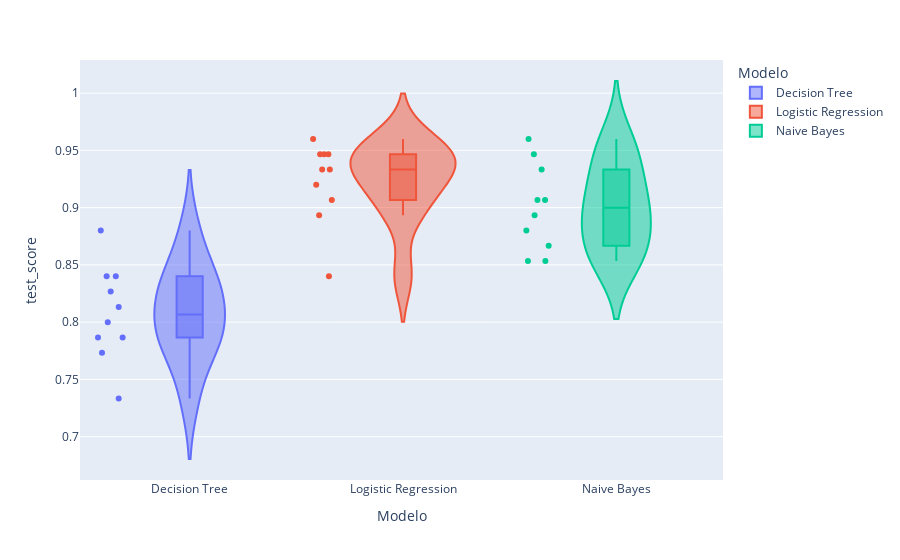

Notebook code for this chart:
### Code cell
# VALIDAÇÃO CRUZADA ESTRATIFICADA
from sklearn.model_selection import cross_validate, StratifiedKFold
skf = StratifiedKFold(n_splits = 10, 
                      shuffle = True, # embaralhamento dos dados
                      random_state = 5)

# INSTANCIANDO E VALIDANDO 3 MODELOS ISOLADAMENTE
#####################################################################
# MODELO 1 ##########################################################
from sklearn.tree import DecisionTreeClassifier
modelo1 = DecisionTreeClassifier(random_state=5, max_depth = 3)
cv_resultados1 = cross_validate(modelo1, x_treino, y_treino, cv = skf)
print(cv_resultados1['test_score'].mean())

# MODELO 2 ##########################################################
from sklearn.linear_model import LogisticRegression
from sklearn.pipeline import make_pipeline
from sklearn.pipeline import Pipeline
from sklearn.preprocessing import StandardScaler
#modelo2 = LogisticRegression(random_state=1)
modelo2 = make_pipeline(StandardScaler(), LogisticRegression(random_state=1))
cv_resultados2 = cross_validate(modelo2, x_treino, y_treino, cv = skf)
print(cv_resultados2['test_score'].mean())

# MODELO 3 ##########################################################
from sklearn.naive_bayes import GaussianNB
modelo3 = GaussianNB()
cv_resultados3 = cross_validate(modelo3, x_treino, y_treino, cv = skf)
print(cv_resultados3['test_score'].mean())

#####################################################################
df1 = pd.DataFrame(cv_resultados1)
df1['Modelo'] = 'Decision Tree'
df2 = pd.DataFrame(cv_resultados2)
df2['Modelo'] = 'Logistic Regression'
df3 = pd.DataFrame(cv_resultados3)
df3['Modelo'] = 'Naive Bayes'
dados_combinados = pd.concat([df1, df2, df3])
num_cat_hip(dados_combinados, 'Modelo', 'test_score')

### Figure 1 — Plotly figure (JSON) as saved in the notebook; plotly's stock layout.template omitted (floating-point values rounded to 4 significant figures)
{"data": [{"alignmentgroup": "True", "box": {"visible": true}, "hovertemplate": "Modelo=%{x}<br>test_score=%{y}<extra></extra>", "legendgroup": "Decision Tree", "marker": {"color": "#636efa"}, "name": "Decision Tree", "offsetgroup": "Decision Tree", "orientation": "v", "points": "all", "scalegroup": "True", "showlegend": true, "type": "violin", "x": ["Decision Tree", "Decision Tree", "Decision Tree", "Decision Tree", "Decision Tree", "Decision Tree", "Decision Tree", "Decision Tree", "Decision Tree", "Decision Tree"], "x0": " ", "xaxis": "x", "y": [0.7867, 0.7867, 0.8133, 0.84, 0.88, 0.8267, 0.84, 0.7733, 0.7333, 0.8], "y0": " ", "yaxis": "y"}, {"alignmentgroup": "True", "box": {"visible": true}, "hovertemplate": "Modelo=%{x}<br>test_score=%{y}<extra></extra>", "legendgroup": "Logistic Regression", "marker": {"color": "#EF553B"}, "name": "Logistic Regression", "offsetgroup": "Logistic Regression", "orientation": "v", "points": "all", "scalegroup": "True", "showlegend": true, "type": "violin", "x": ["Logistic Regression", "Logistic Regression", "Logistic Regression", "Logistic Regression", "Logistic Regression", "Logistic Regression", "Logistic Regression", "Logistic Regression", "Logistic Regression", "Logistic Regression"], "x0": " ", "xaxis": "x", "y": [0.96, 0.9333, 0.92, 0.9467, 0.9067, 0.9333, 0.9467, 0.84, 0.8933, 0.9467], "y0": " ", "yaxis": "y"}, {"alignmentgroup": "True", "box": {"visible": true}, "hovertemplate": "Modelo=%{x}<br>test_score=%{y}<extra></extra>", "legendgroup": "Naive Bayes", "marker": {"color": "#00cc96"}, "name": "Naive Bayes", "offsetgroup": "Naive Bayes", "orientation": "v", "points": "all", "scalegroup": "True", "showlegend": true, "type": "violin", "x": ["Naive Bayes", "Naive Bayes", "Naive Bayes", "Naive Bayes", "Naive Bayes", "Naive Bayes", "Naive Bayes", "Naive Bayes", "Naive Bayes", "Naive Bayes"], "x0": " ", "xaxis": "x", "y": [0.88, 0.9067, 0.8933, 0.96, 0.9067, 0.9333, 0.8667, 0.8533, 0.8533, 0.9467], "y0": " ", "yaxis": "y"}], "layout": {"legend": {"title": {"text": "Modelo"}, "tracegroupgap": 0}, "margin": {"t": 60}, "violinmode": "overlay", "xaxis": {"anchor": "y", "categoryarray": ["Decision Tree", "Logistic Regression", "Naive Bayes"], "categoryorder": "array", "domain": [0, 1], "title": {"text": "Modelo"}}, "yaxis": {"anchor": "x", "domain": [0, 1], "title": {"text": "test_score"}}}}
